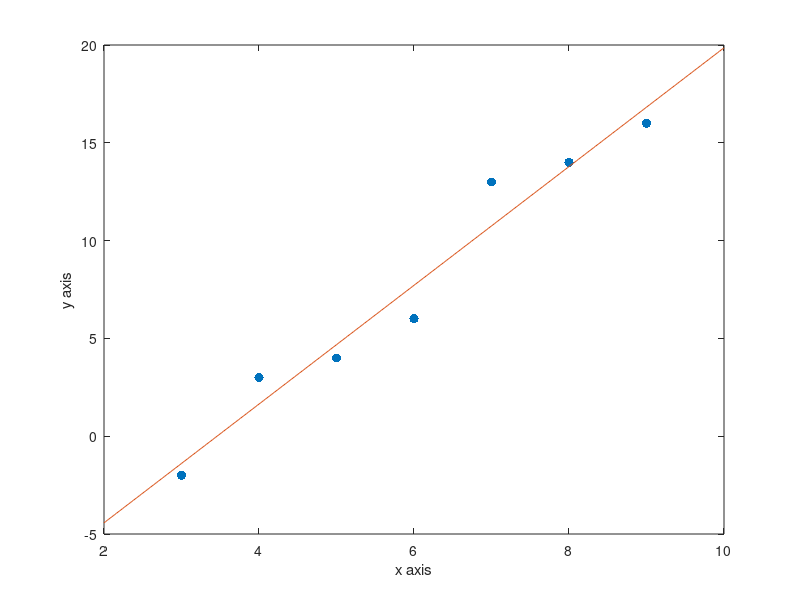

This chart was generated by the following MATLAB code:
clearvars 
close all
x=3:9;
y=[-2 3 4 6 13 14 16];
plot(x,y,'.','markersize',20);
xlabel('x axis')
ylabel('y axis')

 %First we fit a line to this data 

 n=numel(x);
 A=[ones(n,1) x']
 coeff=A\y'% compute the coeff by least squares
 xplot=2:0.02:10;
 yfit=coeff(1) + coeff(2)*xplot;
 hold 
 plot(xplot,yfit,'-')